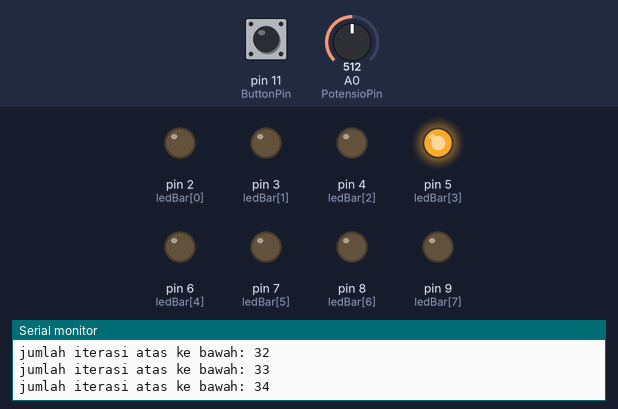
The sketch below on a simulated Arduino Uno, built with avr-gcc and run on an emulated ATmega328P. On the bench: output pins drawn as LEDs (lit = HIGH), the last lines printed to the serial monitor. The inputs (shaded band) are chosen by the test bench; at power-on: A0 (PotensioPin) = 512, pin 11 (ButtonPin) HIGH.

Above: at 1.2 s.
1.3 s: A0 (PotensioPin) set to 900
At 1.47 s:
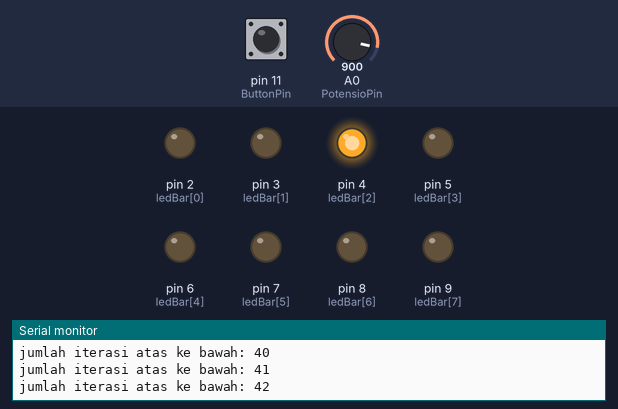
4.3 s: pin 11 (ButtonPin) pulled LOW for 0.15 s
At 7.2 s:
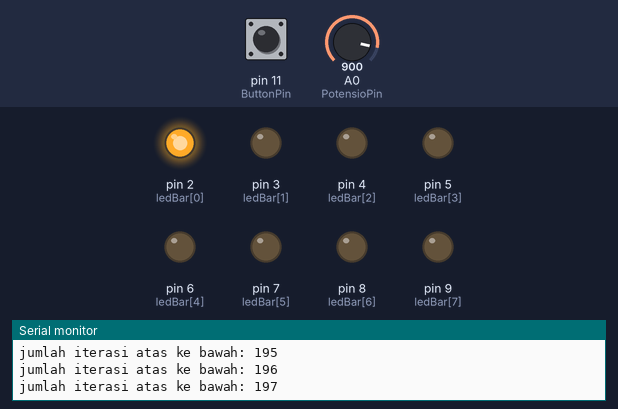
7.3 s: pin 11 (ButtonPin) pulled LOW for 1 s
At 7.94 s:
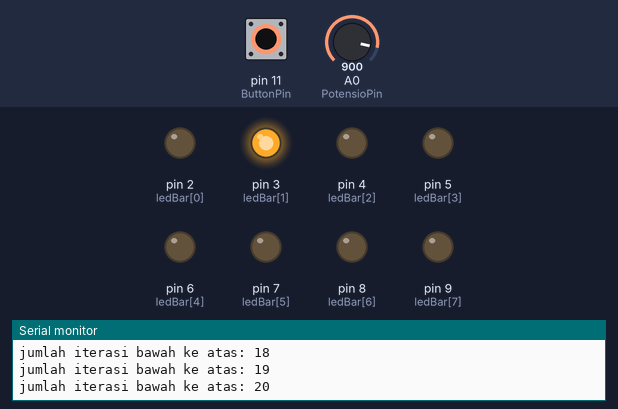
11.3 s: A0 (PotensioPin) set to 716
At 11.44 s:
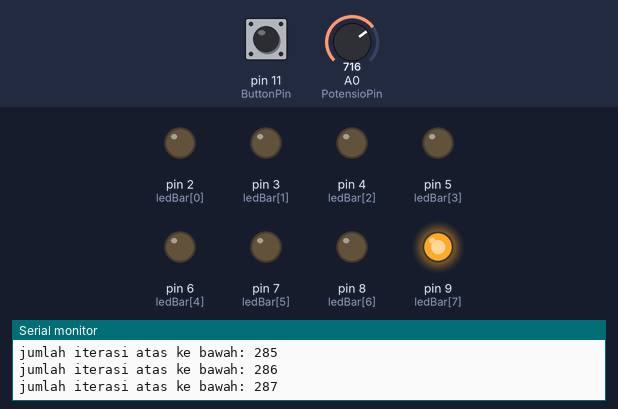
14.3 s: A0 (PotensioPin) set to 1023
17.3 s: A0 (PotensioPin) set to 511
Timing chart, 0 to 21.3 s (numbered marks = the images above; inputs shaded):
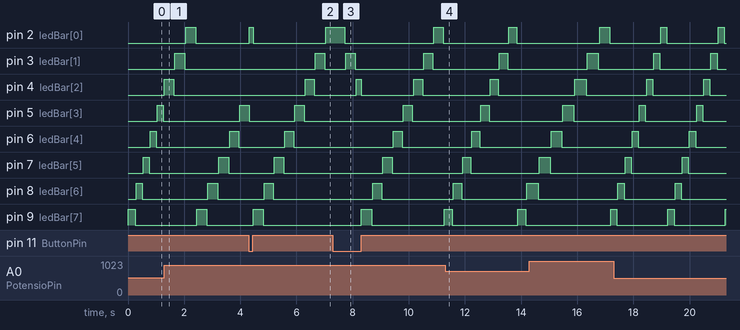

The sketch:

inipakaimillis_LA.ino
```cpp
const int ledBar[]={2,3,4,5,6,7,8,9};
const int ButtonPin = 11;
const int PotensioPin = A0;

int delayLed=100;
int startTime=0;
int elapsedTime;

bool cek;

int j=0;

int iterasi1=0, iterasi2=0;
bool ditekan;

void setup() {
  // put your setup code here, to run once:

  int i=0;
  do{
    pinMode(ledBar[i],OUTPUT);
    i++;
  }while(i<8);

  pinMode(ButtonPin, INPUT);

  Serial.begin(9600);
  Serial.println("Hello BINUS ASO");

}

void loop() {
  // put your main code here, to run repeatedly:
  delayLed=map(analogRead(PotensioPin),0,1023,50,400);

  //ini untuk inisialisasi start awal ketika ada perubahan posisi switch button
  if (digitalRead(ButtonPin)!=ditekan){
    startTime=millis();
    digitalWrite(ledBar[j],LOW);;// supaya off Led yg sebelumnya ketika ada perubahan posisi
    ditekan = digitalRead(ButtonPin);
    if(ditekan){
      j=7;
    }else j=0;
  }

  if(ditekan){
    ataskebawah();
    iterasi1++;
    Serial.print("jumlah iterasi atas ke bawah: ");
    Serial.println(iterasi1);
  }else {
    bawahkeatas();
    iterasi2++;
    Serial.print("jumlah iterasi bawah ke atas: ");
    Serial.println(iterasi2);
  }

}

void ataskebawah(){
  digitalWrite(ledBar[j],HIGH);
  elapsedTime=millis()-startTime;
  if (elapsedTime>delayLed){
    digitalWrite(ledBar[j],LOW);
    j--;
    startTime=millis();
    if(j<0){
        j=7;
      }
  }
}

void bawahkeatas(){
  digitalWrite(ledBar[j],HIGH);
  elapsedTime=millis()-startTime;
  if (elapsedTime>delayLed){
  digitalWrite(ledBar[j],LOW);
  j++;
  startTime=millis();
  if(j>7){
      j=0;
    }
  }
}
```

Measured:
- by itself, pin 2 (ledBar[0]), pin 3 (ledBar[1]), pin 4 (ledBar[2]), pin 5 (ledBar[3]), pin 6 (ledBar[4]), pin 7 (ledBar[5]), pin 8 (ledBar[6]), pin 9 (ledBar[7]): alternates HIGH for 0.22 s and LOW for 1.8 s
